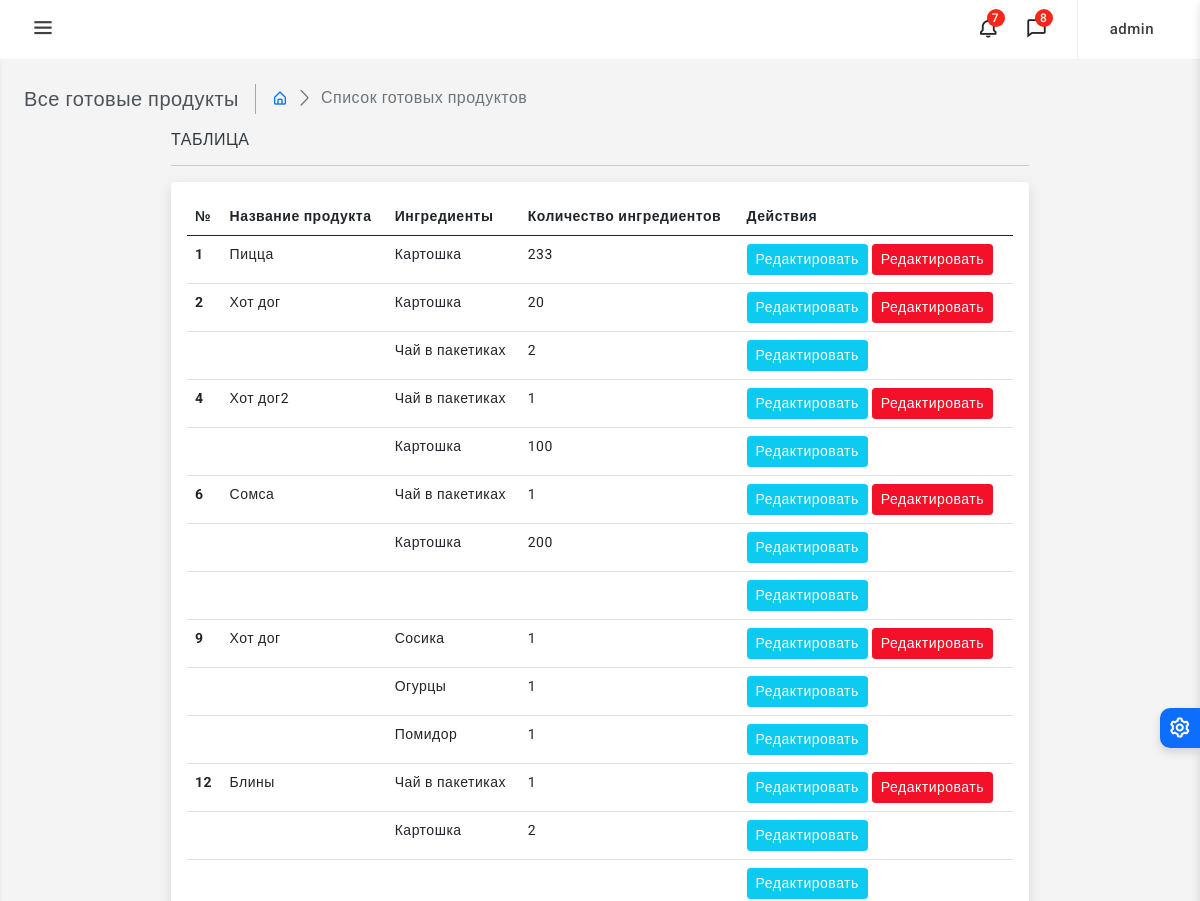
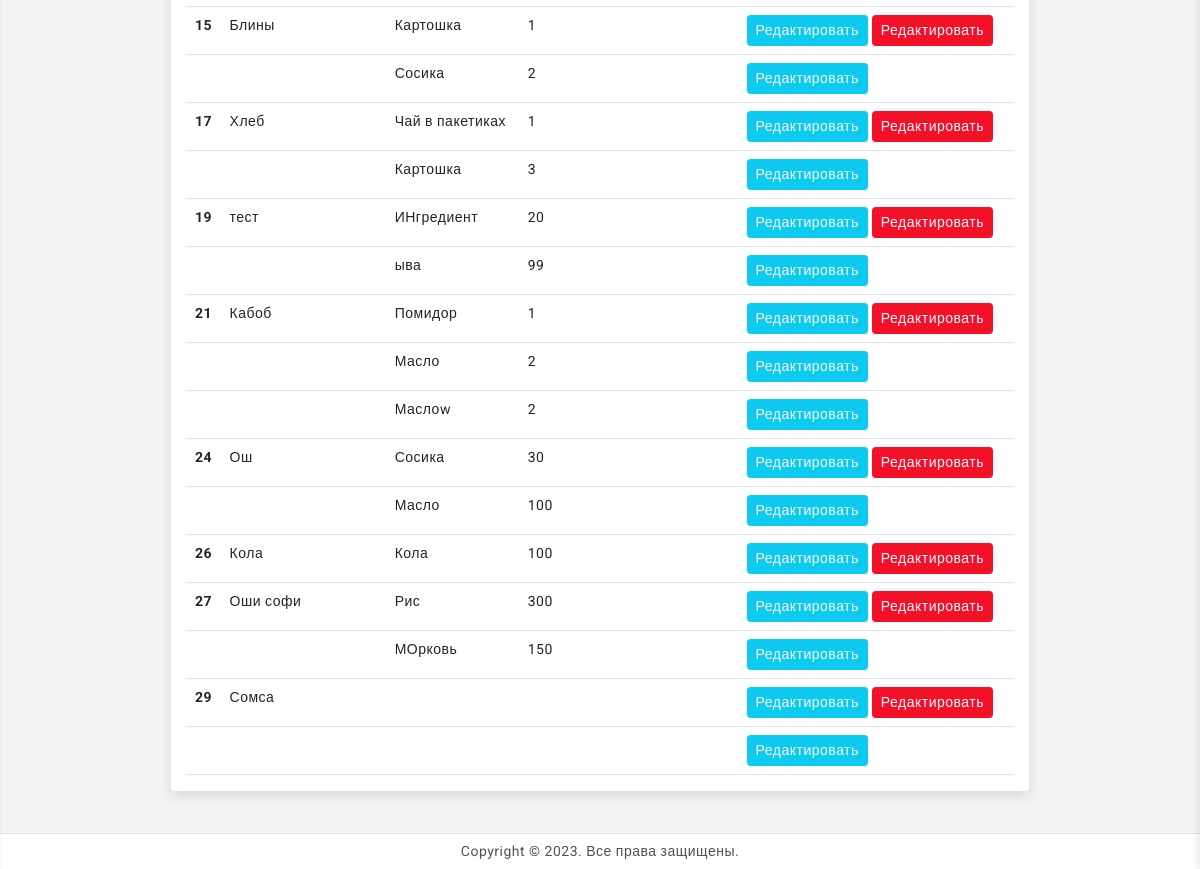
The page /all_products.php (signed in) on the database its author committed (2 pictures, top to bottom).
### tables this page shows
CREATE TABLE `productnames` (
  `id` int NOT NULL,
  `productname` varchar(350) NOT NULL,
  `location` varchar(355) NOT NULL,
  `sell_price` int NOT NULL
);

CREATE TABLE `ingredients` (
  `id` int NOT NULL,
  `ingname` varchar(350) NOT NULL,
  `qty` varchar(100) NOT NULL,
  `incomingdate` date NOT NULL
);

CREATE TABLE `productsready` (
  `id` int NOT NULL,
  `productname_id` varchar(100) NOT NULL,
  `productname` varchar(350) NOT NULL,
  `ingname_id` varchar(15) NOT NULL,
  `ingname` varchar(350) NOT NULL,
  `qty` varchar(50) NOT NULL
);

### cndata/PDO.class.php (called while the page is built, shortened)
<?php
class DB
{
	private $Host;
	private $DBPort;
	private $DBName;
	private $DBUser;
	private $DBPassword;
	private $pdo;
	private $sQuery;
	public function __construct($Host, $DBPort, $DBName, $DBUser, $DBPassword)
	{
		$this->Host       = $Host;
		$this->DBPort     = $DBPort;
		$this->DBName     = $DBName;
		$this->DBUser     = $DBUser;
		$this->DBPassword = $DBPassword;
	}
	private function Connect()
	{
		try {
			$dsn = 'mysql:';
			$dsn .= 'host=' . $this->Host . ';';
			$dsn .= 'port=' . $this->DBPort . ';';
			if (!empty($this->DBName)) {
				$dsn .= 'dbname=' . $this->DBName . ';';
			}
			$dsn .= 'charset=utf8;';
			$this->pdo = new PDO($dsn,
				$this->DBUser,
				$this->DBPassword,
				array(
					PDO::MYSQL_ATTR_INIT_COMMAND => "SET NAMES utf8",
					PDO::ATTR_EMULATE_PREPARES => false,
					PDO::ATTR_ERRMODE => PDO::ERRMODE_EXCEPTION,
					PDO::MYSQL_ATTR_USE_BUFFERED_QUERY => true,
                    PDO::MYSQL_ATTR_FOUND_ROWS => true
				)
			);
			$this->connectionStatus = true;
		}
		catch (PDOException $e) {
			$this->ExceptionLog($e, '', 'Connect');
		}
	}
	private function Init($query, $parameters = null, $driverOptions = array())
	{
		try {
			$this->parameters = $parameters;
			$this->sQuery     = $this->pdo->prepare($this->BuildParams($query, $this->parameters), $driverOptions);
			if (!isset($driverOptions[PDO::ATTR_CURSOR])) {
                $this->sQuery->execute();
            }
		}
		catch (PDOException $e) {
			$this->ExceptionLog($e, $this->BuildParams($query), 'Init', array('query' => $query, 'parameters' => $parameters));
		}
	}
	private function BuildParams($query, $params = null)
	{
		return $query;
	}
	public function query($query, $params = null, $fetchMode = PDO::FETCH_ASSOC)
	{
		$query        = trim($query);
		$rawStatement = preg_split("/( |\r|\n)/", $query);
		$this->Init($query, $params);
		$statement = strtolower($rawStatement[0]);
		if ($statement === 'select' || $statement === 'show' || $statement === 'call' || $statement === 'describe') {
			return $this->sQuery->fetchAll($fetchMode);
		} elseif ($statement === 'insert' || $statement === 'update' || $statement === 'delete') {
			return $this->sQuery->rowCount();
		} else {
			return NULL;
		}
	}
}

### cndata/cnct.php (called while the page is built, shortened)
<?php
require("PDO.class.php");
$DB = new Db(DBHost, DBPort, DBName, DBUser, DBPassword);
?>

### all_products.php (the view, shortened to what this page needs)
<?php     header("Content-Type: text/html; charset=utf-8");
require ('development_mode_control.php') ;
?>
<!doctype html>
<html>
<head>
    <link href="assets/plugins/simplebar/css/simplebar.css" rel="stylesheet" />
    <link href="assets/plugins/perfect-scrollbar/css/perfect-scrollbar.css" rel="stylesheet" />
    <link href="assets/plugins/metismenu/css/metisMenu.min.css" rel="stylesheet" />
    <link href="assets/css/pace.min.css" rel="stylesheet" />
    <link href="assets/css/bootstrap.min.css" rel="stylesheet">
    <link href="assets/css/app.css" rel="stylesheet">
    <link href="assets/css/icons.css" rel="stylesheet">
    <link rel="stylesheet" href="assets/css/dark-theme.css" />
    <link rel="stylesheet" href="assets/css/semi-dark.css" />
    <link rel="stylesheet" href="assets/css/header-colors.css" />
</head>
<body>
<div class="wrapper">
    <header>
        <div class="topbar d-flex align-items-center">
            <?php include "topmenu.php"; ?>
        </div>
    </header>
    <div class="page-wrapper">
        <div class="page-content">
            <div class="page-breadcrumb d-none d-sm-flex align-items-center mb-3">
                <div class="breadcrumb-title pe-3">Все готовые продукты</div>
                <div class="ps-3">
                    <nav aria-label="breadcrumb">
                        <ol class="breadcrumb mb-0 p-0">
                            <li class="breadcrumb-item"><a href="javascript:;"><i class="bx bx-home-alt"></i></a>
                            </li>
                            <li class="breadcrumb-item active" aria-current="page">Список готовых продуктов</li>
                        </ol>
                    </nav>
                </div>
            </div>
            <div class="row">
                <div class="col-xl-9 mx-auto">
                    <h6 class="mb-0 text-uppercase">Таблица</h6>
                    <hr/>
                    <div class="card">
                        <div class="card-body">
                            <table class="table mb-0 table-hover">
                                <thead>
                                <tr>
                                    <th scope="col">№</th>
                                    <th scope="col">Название продукта</th>
                                    <th scope="col">Ингредиенты</th>
                                    <th scope="col">Количество ингредиентов</th>
                                    <th scope="col">Действия</th>
                                </tr>
                                </thead>
                                <tbody>
                                <?php
                                $result = $DB->query("
                                	SELECT *, `ps`.`id` as `idp`, `ps`.`qty` as `psqty`, `pn`.`productname` as `penek`, `in`.`ingname` as `kesha` FROM `productnames` as `pn`
                                    LEFT JOIN `productsready` as `ps` ON `ps`.`productname_id` = `pn`.`id`
                                	LEFT JOIN `ingredients` as `in` ON `in`.`id` = `ps`.`ingname_id`
                                    ;
");
                                $i=0 ;
                                $id = 0;
		                                foreach ($result as $row) :
		                                    $i++;
                                    ?>
                                    <?php
                                    	if ( $row['productname_id'] != $id  ) {
                                    		$id = $row['productname_id'];
                                    ?>
										<tr>
	                                        <th scope="row"><?php echo $i ;  ?></th>
	                                        <td><?php echo $row["penek"]; ?></td>
	                                        <td><?php echo $row["kesha"]; ?></td>
	                                        <td><?php echo $row["psqty"]; ?> </td>
	                                        <td>
                                                <a href="update_ingredient_product.php?id=<?php echo $row['idp']?>">
                                                    <button class="btn btn-sm btn-info text-white">Редактировать</button>
                                                </a>
                                                <a href="delete.php?id=<?php echo $row['productname_id']?>">
                                                    <button class="btn btn-sm btn-danger text-white">Редактировать</button>
                                                </a>
	                                        </td>
	                                    </tr>
                                    <?php
                                    	}else{
                                    ?>
                                    	<tr>
	                                        <th scope="row"></th>
	                                        <td></td>
	                                        <td><?php echo $row["kesha"]; ?></td>
	                                        <td><?php echo $row["psqty"]; ?> </td>
	                                        <td>
                                                <a href="update_ingredient_product.php?id=<?php echo $row['idp']?>">
                                                    <button class="btn btn-sm btn-info text-white">Редактировать</button>
                                                </a>
                                            </td>
	                                    </tr>
                                    <?php
                                    	}
                                    ?>
                                <?php endforeach; ?>
                                </tbody>
                            </table>
                        </div>
                    </div>
                </div>
            </div>
        </div>
    </div>
    <?php include "footer.php" ; ?>
</div>
<div class="switcher-wrapper">
    <div class="switcher-btn"> <i class='bx bx-cog bx-spin'></i>
    </div>
</div>
</body>
</html>

### assets/css/app.css (style rules this page uses)
body { font-size: 14px; color: #4c5258; letter-spacing: 0.5px; background-color: #f4f4f4; font-family: 'Roboto', sans-serif; }
a { text-decoration: none; }
.wrapper { width: 100%; position: relative; }
.topbar { position: fixed; top: 0; left: 0; right: 0; height: 60px; background: #ffffff; border-bottom: 1px solid #f0f0f0; z-index: 10; }
.page-wrapper { height: 100%; margin-top: 120px; margin-bottom: 30px; margin-left: 0px; }
.page-content { padding: 1.5rem; }
.breadcrumb-title { font-size: 20px; border-right: 1.5px solid #aaa4a4; }
.page-breadcrumb .breadcrumb li.breadcrumb-item { font-size: 16px; }
.page-breadcrumb .breadcrumb-item+.breadcrumb-item::before { display: inline-block; padding-right: .5rem; color: #6c757d; font-family: 'LineIcons'; content: "\ea5c"; }
.switcher-wrapper { width: 280px; height: 100%; position: fixed; right: -280px; top: 0; bottom: 0; z-index: 16; background: #fff; border-left: 0px solid #d2d2d2; box-shadow: 0 0.3rem 0.6rem rgba(0, 0, 0, .13); transition: all .2s ease-out; }
.switcher-btn { width: 40px; height: 40px; line-height: 40px; font-size: 24px; background: #0d6efd; box-shadow: 0 0.3rem 0.6rem rgba(0, 0, 0, .13); color: #fff; text-align: center; border-top-left-radius: 10px; border-bottom-left-radius: 10px; position: absolute; top: 40%; right: 100%; cursor: pointer; }
@media screen and (max-width: 1280px) { .page-wrapper { margin-top: 60px; } }

### rows shown on the page
productnames: productname "Пицца", ingredients.ingname "Картошка", productsready.qty "233"
productnames: productname "Хот дог", ingredients.ingname "Картошка", productsready.qty "20", ingredients.ingname "Чай в пакетиках", productsready.qty "2"
productnames: productname "Хот дог2", ingredients.ingname "Чай в пакетиках", productsready.qty "1", ingredients.ingname "Картошка", productsready.qty "100"
productnames: productname "Сомса", ingredients.ingname "Чай в пакетиках", productsready.qty "1", ingredients.ingname "Картошка", productsready.qty "200"
productnames: productname "Хот дог", ingredients.ingname "Сосика", productsready.qty "1", ingredients.ingname "Огурцы", ingredients.ingname "Помидор"
productnames: productname "Блины", ingredients.ingname "Чай в пакетиках", productsready.qty "1", ingredients.ingname "Картошка", productsready.qty "2"
productnames: productname "Блины", ingredients.ingname "Картошка", productsready.qty "1", ingredients.ingname "Сосика", productsready.qty "2"
productnames: productname "Хлеб", ingredients.ingname "Чай в пакетиках", productsready.qty "1", ingredients.ingname "Картошка", productsready.qty "3"
productnames: productname "тест", ingredients.ingname "ИНгредиент", productsready.qty "20", ingredients.ingname "ыва", productsready.qty "99"
productnames: productname "Кабоб", ingredients.ingname "Помидор", productsready.qty "1", ingredients.ingname "Масло", productsready.qty "2", ingredients.ingname "Маслоw"
productnames: productname "Ош", ingredients.ingname "Сосика", productsready.qty "30", ingredients.ingname "Масло", productsready.qty "100"
productnames: productname "Кола", ingredients.ingname "Кола", productsready.qty "100"
productnames: productname "Оши софи", ingredients.ingname "Рис", productsready.qty "300", ingredients.ingname "МОрковь", productsready.qty "150"
productnames: productname "Сомса"

### other values the page prints
$_SESSION["session_username"] "admin"
